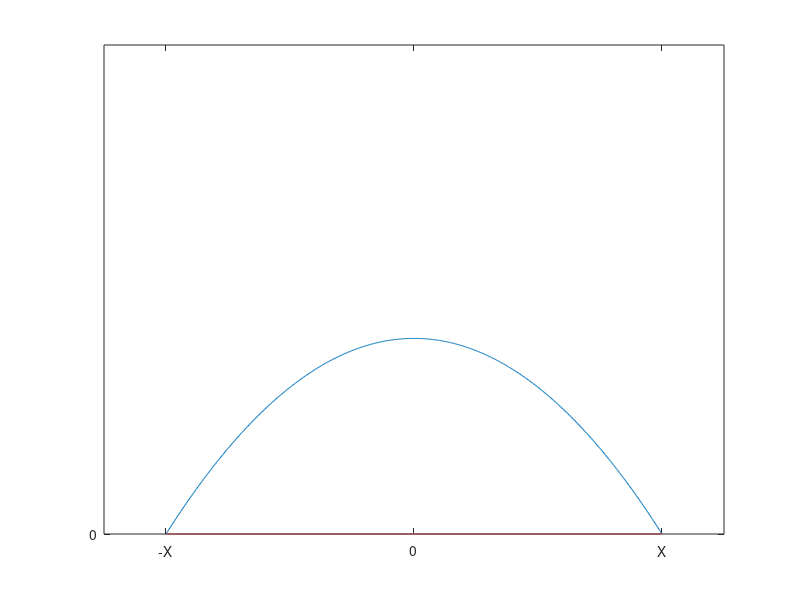

Here is the MATLAB script that generated this plot:
x=-32:0.1:32;
y=zeros(length(x));
for i=1:length(x)
    y(i) = -((0.25)^4)*x(i)*x(i) + 4;
end

plot(x,y);

ylim([0 10]);

set(gca,'XTick',-32:32:32);
set(gca,'XTickLabel',{'-X','0','X'})

set(gca,'YTick',0);
set(gca,'YTickLabel',{'0'});